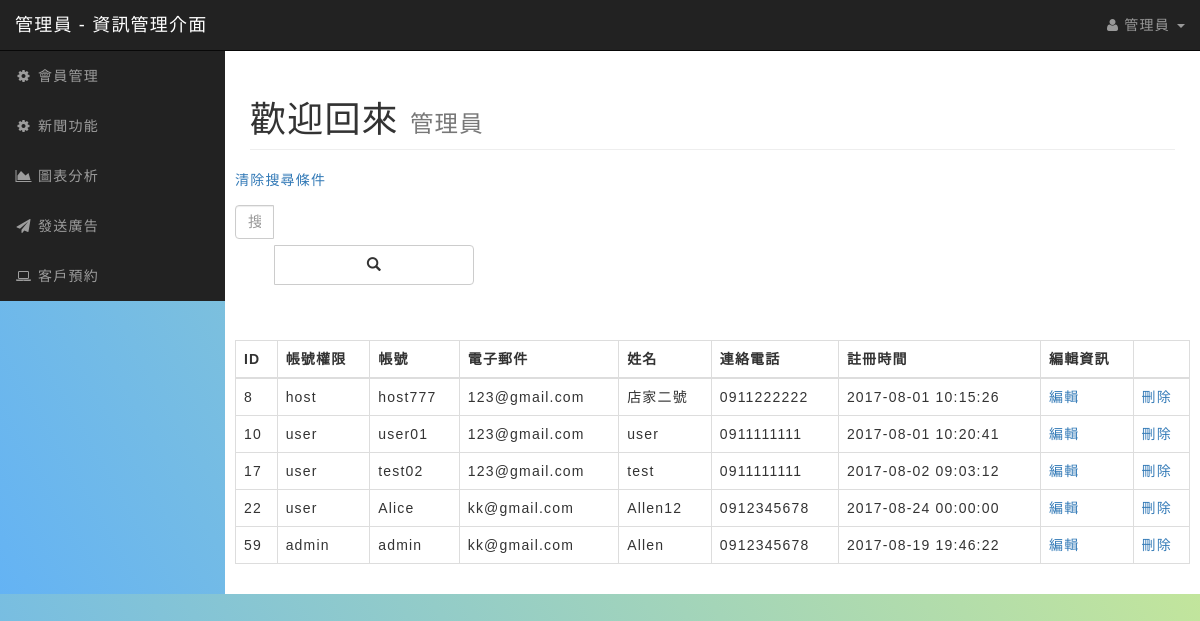
Page /login-page/index_admin.php (signed in) on the committed database.
### tables this page shows
CREATE TABLE `users` (
  `id` int(10) NOT NULL,
  `user_level` varchar(11) NOT NULL,
  `user_name` varchar(20) NOT NULL,
  `user_password` varchar(70) NOT NULL,
  `user_email` varchar(255) NOT NULL,
  `user_address` varchar(255) NOT NULL,
  `user_realname` varchar(255) NOT NULL,
  `user_phone` varchar(20) NOT NULL,
  `sign_up_date` datetime NOT NULL,
  `user_login_count` int(11) NOT NULL,
  `state` varchar(10) NOT NULL
);

### includes/dbtool.php (called while the page is built, shortened)
<?php
	function excute_sql($link,$sql){
		$result=$link->query($sql);
		return $result;
	}
 ?>

### login-page/index_admin.php (the view, shortened to what this page needs)
<?PHP include '../includes/dbtool.php';
?>
<!DOCTYPE html>
<html lang="en">
<head>
    <link href="css/bootstrap.min.css" rel="stylesheet">
    <link href="css/sb-admin.css" rel="stylesheet">
    <link href="font-awesome/css/font-awesome.min.css" rel="stylesheet" type="text/css">
    <link rel="stylesheet" href="style/style.css">
</head>
<body>
    <div id="wrapper">
       <nav class="navbar navbar-inverse navbar-fixed-top" role="navigation">
            <div class="navbar-header">
                <a class="navbar-brand" href="index_admin.php">管理員 - 資訊管理介面</a>
            </div>
            <ul class="nav navbar-right top-nav">
                <li class="dropdown">
                    <a href="#" class="dropdown-toggle" data-toggle="dropdown"><i class="fa fa-user"></i> 管理員 <b class="caret"></b></a>
                </li>
            </ul>
            <div class="collapse navbar-collapse navbar-ex1-collapse">
                <ul class="nav navbar-nav side-nav">
                    <li>
                        <a href="index_admin.php"><i class="fa fa-fw fa-gear"></i> 會員管理</a>
                    </li>
                    <li>
                        <a href="news/admin/posts.php"><i class="fa fa-fw fa-gear"></i> 新聞功能</a>
                    </li>
                    <li>
                        <a href="pet_charts.php"><i class="fa fa-fw fa-area-chart"></i> 圖表分析</a>
                    </li>
                    <li>
                        <a href="#"><i class="fa fa-fw fa-paper-plane"></i> 發送廣告</a>
                    </li>
                    <li>
                        <a href="index_admin.php"><i class="fa fa-fw fa-laptop"></i> 客戶預約</a>
                    </li>
                </ul>
            </div>
        </nav>
        <div id="page-wrapper">
            <div class="container-fluid">
                <div class="row">
                    <div class="col-lg-12">
                           <h1 class="page-header">
                            歡迎回來
                            <small>管理員</small>
                        </h1>
                    </div>
                    <div class="col xs-6">
                    <form action="./index_admin.php" method="post">
                    <a href="./../includes/cleansearch.php">清除搜尋條件</a>
                            <div class="input-group col-xs-3 input-lg">
                                <input name="search_user" type="text" class="form-control  " placeholder="搜尋會員帳號">
                                <span class="input-group-btn">
                                    <button class="btn btn-default" name="submit" type="submit">
                                        <span class="glyphicon glyphicon-search "></span>
                                </button>
                                </span>
                            </div>
                        </form>
                        <table class="table table-bordered table-hover">
                            <thead>
                                <tr>
                                    <th>ID</th>
                                    <th>帳號權限</th>
                                    <th>帳號</th>
                                    <th>電子郵件</th>
                                    <th>姓名</th>
                                    <th>連絡電話</th>
                                    <th>註冊時間</th>
                                    <th>編輯資訊</th>
                                    <th></th>
                                </tr>
                            </thead>
                            <tbody>
                        <?php
                        $link=creat_connnect();
                        if( isset($_POST["search_user"]) && $_POST["search_user"]!="" ){
                            $_SESSION["search_user"]=$_POST["search_user"];
                            $search=$_POST["search_user"];
                            $sql="SELECT * FROM users WHERE user_name LIKE  '%$search%' ORDER BY id ASC";
                        }else if(isset($_SESSION["search_user"])){
                            $search=$_SESSION["search_user"];
                            $sql="SELECT * FROM users WHERE user_name LIKE  '%$search%' ORDER BY id ASC";
                        }else{
                            $sql="SELECT * FROM users ORDER BY id ASC";
                        }
                        $select_all_users=excute_sql($link, $sql);
                             while ($row = mysqli_fetch_assoc($select_all_users)) {
                                $user_id = $row['id'];
                                $user_level = $row['user_level'];
                                $user_name = $row['user_name'];
                                $user_email = $row['user_email'];
                                $user_realname = $row['user_realname'];
                                $user_phone = $row['user_phone'];
                                $sign_up_date = $row['sign_up_date'];
                                if(isset($_GET["userid"])){
                                        if ($_GET['userid']!=$user_id){
                                            echo "<tr>";
                                            echo " <td>{$user_id}</td> ";
                                            echo " <td>{$user_level}</td> ";
                                            echo " <td>{$user_name}</td> ";
                                            echo " <td>{$user_email}</td> ";
                                            echo " <td>{$user_realname}</td> ";
                                            echo " <td>{$user_phone}</td> ";
                                            echo " <td>{$sign_up_date}</td> ";
                                            echo " <td><a href='?userid=$row[id]'>編輯</a></td> ";
                                            echo " <td><a href='./../includes/del.php?userid=$row[id]' onclick=\"return confirm('確定要刪除嗎?');\" ";
                                            echo "</tr>";
                                        }else if($_GET['userid']==$user_id){
                                            echo "<form name='form1' method='post' action='./../includes/update.php?userid=$row[id]'>";
                                            echo "<tr>";
                                            echo " <td>{$user_id}</td> ";
                                            echo " <td><label for='user_level'></label><input type='text' name='user_level' id='user_level' value='{$user_level}' size='5'></td> ";
                                            echo " <td>{$user_name}</td> ";
                                            echo " <td><label for='user_email'></label><input type='text' name='user_email' id='user_email' value='{$user_email}'></td> ";
                                            echo " <td><label for='user_realname'></label><input type='text' name='user_realname' id='user_realname' value='{$user_realname}'></td> ";
                                            echo " <td><label for='user_phone'></label><input type='text' name='user_phone' id='user_phone' value='{$user_phone}'></td> ";
                                            echo " <td>{$sign_up_date}</td> ";
                                            echo " <td><input type='submit' name='edit' id='edit' value='送出'></td> ";
                                            echo " <td><a href='./../includes/del.php?'>取消</a></td> ";
                                            echo "</tr>";
                                            echo "</form>";
                                        }
                                    }else{
                                            echo "<tr>";
                                            echo " <td>{$user_id}</td> ";
                                            echo " <td>{$user_level}</td> ";
                                            echo " <td>{$user_name}</td> ";
                                            echo " <td>{$user_email}</td> ";
                                            echo " <td>{$user_realname}</td> ";
                                            echo " <td>{$user_phone}</td> ";
                                            echo " <td>{$sign_up_date}</td> ";
                                            echo " <td><a href='?userid=$row[id]'>編輯</a></td> ";
                                            echo " <td><a href='./../includes/del.php?userid=$row[id]' onclick=\"return confirm('確定要刪除嗎?');\">刪除</a></td> ";
                                            echo "</tr>";
                                    }
                            }
                        ?>
                            </tbody>
                        </table>
                    </div>
                </div>
            </div>
        </div>
</div>
</body>
</html>

### login-page/css/sb-admin.css (style rules this page uses)
body { margin-top: 100px; background-color: #222; }
@media (min-width:768px) { body { margin-top: 50px; } }
#wrapper { padding-left: 0; }
#page-wrapper { width: 100%; padding: 0; background-color: #fff; }
@media (min-width:768px) { #wrapper { padding-left: 225px; } }
@media (min-width:768px) { #page-wrapper { padding: 10px; } }
.top-nav { padding: 0 15px; }
.top-nav>li { display: inline-block; float: left; }
.top-nav>li>a { padding-top: 15px; padding-bottom: 15px; line-height: 20px; color: #999; }
@media (min-width:768px) { .side-nav { position: fixed; top: 51px; left: 225px; width: 225px; margin-left: -225px; border: none; border-radius: 0; overflow-y: auto; background-color: #222; } }
@media (min-width:768px) { .side-nav>li>a { width: 225px; } }

### style/style.css (style rules this page uses)
*, *:before, *:after { box-sizing: border-box; margin: 0; padding: 0; }
body { font-weight: 300; letter-spacing: 1.2px; font-family: 'Noto Sans TC', Helvetica, Arial, sans-serif; background-image: -webkit-linear-gradient(30deg, #64b3f4 0%, #c2e59c 100%); background-image: linear-gradient(60deg, #64b3f4 0%, #c2e59c 100%); }
input, button { border: none; outline: none; margin-bottom: 0px; background: none; font-weight: 100; font-family: 'Noto Sans TC', Helvetica, Arial, sans-serif; }
button { display: block; margin: 45px auto !important; width: 200px; height: 40px; border-radius: 30px; color: #fff; font-size: 16px; cursor: pointer; }
input { display: block; width: 100%; margin-top: 5px; padding-bottom: 5px; font-size: 16px; border-bottom: 1px solid rgba(0, 0, 0, 0.4); text-align: center; }
.form-control { font-size: 1.5rem!important; height: 34px!important; }

### rows in the picture
users: id "8", user_level "host", user_name "host777", user_email "123@gmail.com", user_realname "店家二號", user_phone "0911222222", sign_up_date "2017-08-01 10:15:26"
users: id "10", user_level "user", user_name "user01", user_email "123@gmail.com", user_realname "user", user_phone "0911111111", sign_up_date "2017-08-01 10:20:41"
users: id "17", user_level "user", user_name "test02", user_email "123@gmail.com", user_realname "test", user_phone "0911111111", sign_up_date "2017-08-02 09:03:12"
users: id "22", user_level "user", user_name "Alice", user_email "kk@gmail.com", user_realname "Allen12", user_phone "0912345678", sign_up_date "2017-08-24 00:00:00"
users: id "59", user_level "admin", user_name "admin", user_email "kk@gmail.com", user_realname "Allen", user_phone "0912345678", sign_up_date "2017-08-19 19:46:22"
